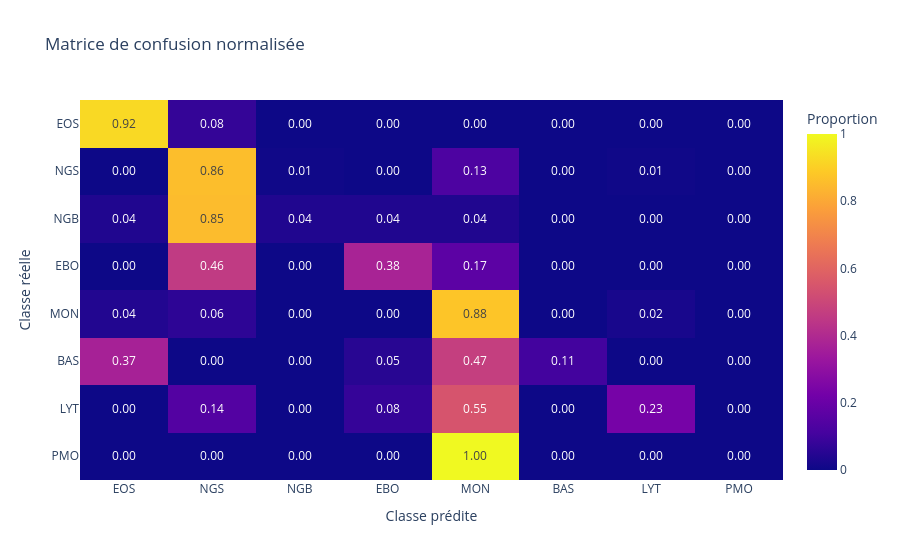
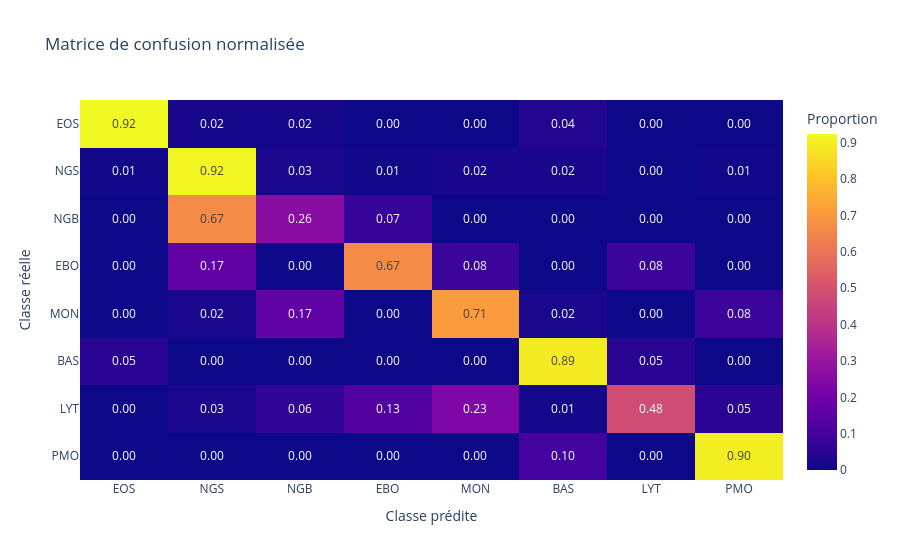
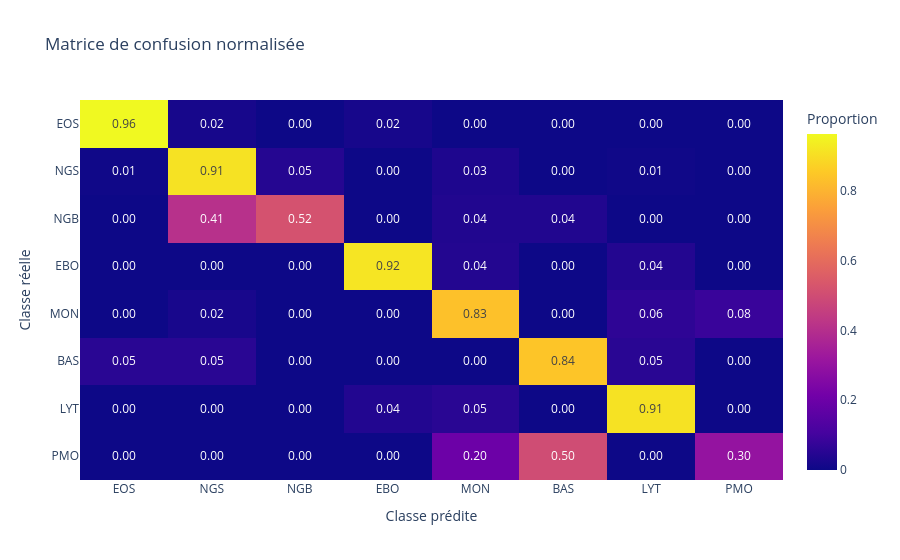
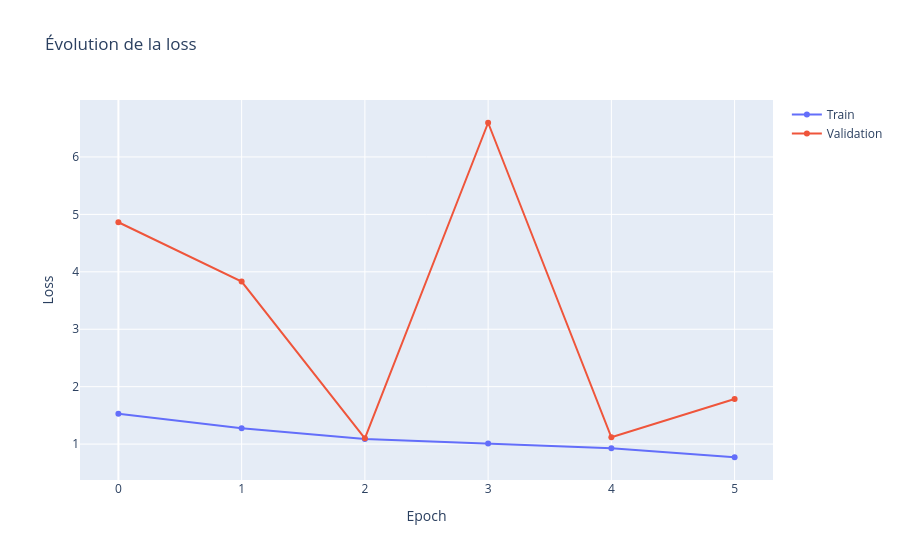

Write notebook code for charts like these, in order.
### Code cell
import importlib
import src.features.CNN_multiclass as cnn_m
importlib.reload(cnn_m)

# Résultats + matrice brute
df_results, cm = cnn_m.afficher_resultats(model)
df_results, cm = cnn_m.afficher_resultats(model_balanced)
df_results, cm = cnn_m.afficher_resultats(model_weights)
# Matrice normalisée
cm_normalized = cnn_m.afficher_matrice_confusion_normalisee(model)
cm_normalized = cnn_m.afficher_matrice_confusion_normalisee(model_balanced)
cm_normalized = cnn_m.afficher_matrice_confusion_normalisee(model_weights)
# Courbes d'apprentissage
cnn_m.afficher_learning_curves(model)
cnn_m.afficher_learning_curves(model_balanced)
cnn_m.afficher_learning_curves(model_weights)

### Figure 1 — Plotly figure (JSON) as saved in the notebook; plotly's stock layout.template omitted (floating-point values rounded to 4 significant figures)
{"data": [{"coloraxis": "coloraxis", "hovertemplate": "Classe prédite: %{x}<br>Classe réelle: %{y}<br>Proportion: %{z}<extra></extra>", "name": "0", "texttemplate": "%{z:.2f}", "type": "heatmap", "x": ["EOS", "NGS", "NGB", "EBO", "MON", "BAS", "LYT", "PMO"], "xaxis": "x", "y": ["EOS", "NGS", "NGB", "EBO", "MON", "BAS", "LYT", "PMO"], "yaxis": "y", "z": [[0.9245, 0.07547, 0.0, 0.0, 0.0, 0.0, 0.0, 0.0], [0.0, 0.8571, 0.006494, 0.0, 0.1299, 0.0, 0.006494, 0.0], [0.03704, 0.8519, 0.03704, 0.03704, 0.03704, 0.0, 0.0, 0.0], [0.0, 0.4583, 0.0, 0.375, 0.1667, 0.0, 0.0, 0.0], [0.04167, 0.0625, 0.0, 0.0, 0.875, 0.0, 0.02083, 0.0], [0.3684, 0.0, 0.0, 0.05263, 0.4737, 0.1053, 0.0, 0.0], [0.0, 0.1429, 0.0, 0.07792, 0.5455, 0.0, 0.2338, 0.0], [0.0, 0.0, 0.0, 0.0, 1.0, 0.0, 0.0, 0.0]]}], "layout": {"coloraxis": {"colorbar": {"title": {"text": "Proportion"}}, "colorscale": [[0, "#0d0887"], [0.1111, "#46039f"], [0.2222, "#7201a8"], [0.3333, "#9c179e"], [0.4444, "#bd3786"], [0.5556, "#d8576b"], [0.6667, "#ed7953"], [0.7778, "#fb9f3a"], [0.8889, "#fdca26"], [1, "#f0f921"]]}, "title": {"text": "Matrice de confusion normalisée"}, "xaxis": {"anchor": "y", "domain": [0, 1], "title": {"text": "Classe prédite"}}, "yaxis": {"anchor": "x", "autorange": "reversed", "domain": [0, 1], "title": {"text": "Classe réelle"}}}}

### Figure 2 — Plotly figure (JSON) as saved in the notebook; plotly's stock layout.template omitted (floating-point values rounded to 4 significant figures)
{"data": [{"coloraxis": "coloraxis", "hovertemplate": "Classe prédite: %{x}<br>Classe réelle: %{y}<br>Proportion: %{z}<extra></extra>", "name": "0", "texttemplate": "%{z:.2f}", "type": "heatmap", "x": ["EOS", "NGS", "NGB", "EBO", "MON", "BAS", "LYT", "PMO"], "xaxis": "x", "y": ["EOS", "NGS", "NGB", "EBO", "MON", "BAS", "LYT", "PMO"], "yaxis": "y", "z": [[0.9245, 0.01887, 0.01887, 0.0, 0.0, 0.03774, 0.0, 0.0], [0.006494, 0.9156, 0.02597, 0.006494, 0.01948, 0.01948, 0.0, 0.006494], [0.0, 0.6667, 0.2593, 0.07407, 0.0, 0.0, 0.0, 0.0], [0.0, 0.1667, 0.0, 0.6667, 0.08333, 0.0, 0.08333, 0.0], [0.0, 0.02083, 0.1667, 0.0, 0.7083, 0.02083, 0.0, 0.08333], [0.05263, 0.0, 0.0, 0.0, 0.0, 0.8947, 0.05263, 0.0], [0.0, 0.02597, 0.06494, 0.1299, 0.2338, 0.01299, 0.4805, 0.05195], [0.0, 0.0, 0.0, 0.0, 0.0, 0.1, 0.0, 0.9]]}], "layout": {"coloraxis": {"colorbar": {"title": {"text": "Proportion"}}, "colorscale": [[0, "#0d0887"], [0.1111, "#46039f"], [0.2222, "#7201a8"], [0.3333, "#9c179e"], [0.4444, "#bd3786"], [0.5556, "#d8576b"], [0.6667, "#ed7953"], [0.7778, "#fb9f3a"], [0.8889, "#fdca26"], [1, "#f0f921"]]}, "title": {"text": "Matrice de confusion normalisée"}, "xaxis": {"anchor": "y", "domain": [0, 1], "title": {"text": "Classe prédite"}}, "yaxis": {"anchor": "x", "autorange": "reversed", "domain": [0, 1], "title": {"text": "Classe réelle"}}}}

### Figure 3 — Plotly figure (JSON) as saved in the notebook; plotly's stock layout.template omitted (floating-point values rounded to 4 significant figures)
{"data": [{"coloraxis": "coloraxis", "hovertemplate": "Classe prédite: %{x}<br>Classe réelle: %{y}<br>Proportion: %{z}<extra></extra>", "name": "0", "texttemplate": "%{z:.2f}", "type": "heatmap", "x": ["EOS", "NGS", "NGB", "EBO", "MON", "BAS", "LYT", "PMO"], "xaxis": "x", "y": ["EOS", "NGS", "NGB", "EBO", "MON", "BAS", "LYT", "PMO"], "yaxis": "y", "z": [[0.9623, 0.01887, 0.0, 0.01887, 0.0, 0.0, 0.0, 0.0], [0.006494, 0.9091, 0.04545, 0.0, 0.03247, 0.0, 0.006494, 0.0], [0.0, 0.4074, 0.5185, 0.0, 0.03704, 0.03704, 0.0, 0.0], [0.0, 0.0, 0.0, 0.9167, 0.04167, 0.0, 0.04167, 0.0], [0.0, 0.02083, 0.0, 0.0, 0.8333, 0.0, 0.0625, 0.08333], [0.05263, 0.05263, 0.0, 0.0, 0.0, 0.8421, 0.05263, 0.0], [0.0, 0.0, 0.0, 0.03896, 0.05195, 0.0, 0.9091, 0.0], [0.0, 0.0, 0.0, 0.0, 0.2, 0.5, 0.0, 0.3]]}], "layout": {"coloraxis": {"colorbar": {"title": {"text": "Proportion"}}, "colorscale": [[0, "#0d0887"], [0.1111, "#46039f"], [0.2222, "#7201a8"], [0.3333, "#9c179e"], [0.4444, "#bd3786"], [0.5556, "#d8576b"], [0.6667, "#ed7953"], [0.7778, "#fb9f3a"], [0.8889, "#fdca26"], [1, "#f0f921"]]}, "title": {"text": "Matrice de confusion normalisée"}, "xaxis": {"anchor": "y", "domain": [0, 1], "title": {"text": "Classe prédite"}}, "yaxis": {"anchor": "x", "autorange": "reversed", "domain": [0, 1], "title": {"text": "Classe réelle"}}}}

### Figure 4 — Plotly figure (JSON) as saved in the notebook; plotly's stock layout.template omitted (floating-point values rounded to 4 significant figures)
{"data": [{"mode": "lines+markers", "name": "Train", "type": "scatter", "y": [1.528, 1.276, 1.087, 1.012, 0.9277, 0.7711]}, {"mode": "lines+markers", "name": "Validation", "type": "scatter", "y": [4.863, 3.831, 1.101, 6.596, 1.118, 1.785]}], "layout": {"title": {"text": "Évolution de la loss"}, "xaxis": {"title": {"text": "Epoch"}}, "yaxis": {"title": {"text": "Loss"}}}}
